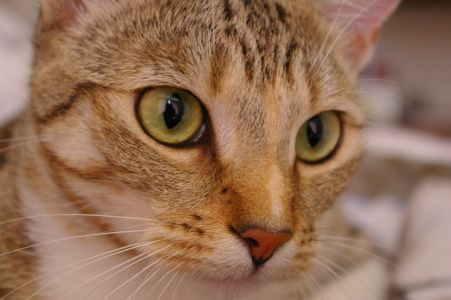
#> input picture videos/jpeg/data/cat_q80.jpg, 451 x 300 px
$ python jpeganalyze.py ../data/cat_q80.jpg
#> lines starting #> are read from the running program, lines starting #| are printed output that depends on the picture
"""ベースライン JPEG を自前で読む（画面の数字はすべてここから）。

uv run python tools/jpeganalyze.py data/cat_q80.jpg   → 要約を表示し build/analysis/<name>.json を書く

- マーカーの並び（位置・名前・長さ）
- 量子化表（DQT）・ハフマン表（DHT）・画像の大きさと色の間引き（SOF0）
- エントロピー符号を解いて、全ブロックの量子化後の係数（ジグザグ順）を取り出す
- それを逆量子化・逆DCTして画素に戻す（Pillow の復号と比べて検算）
"""
import json
import sys
from pathlib import Path

import numpy as np

ROOT = Path(__file__).resolve().parent.parent

MARKERS = {0xD8: "SOI", 0xD9: "EOI", 0xDB: "DQT", 0xC4: "DHT", 0xC0: "SOF0", 0xDA: "SOS", 0xDD: "DRI",
           0xFE: "COM", **{0xE0 + i: f"APP{i}" for i in range(16)}}

# ジグザグ順 k → (行, 列)
ZIGZAG = sorted(((r, c) for r in range(8) for c in range(8)),
                key=lambda rc: (rc[0] + rc[1], rc[0] if (rc[0] + rc[1]) % 2 else rc[1]))


def dct_basis():
    """B[u, v, y, x]：周波数 (u=縦, v=横) の模様"""
    n = np.arange(8)
    c = np.array([np.sqrt(1 / 8)] + [np.sqrt(2 / 8)] * 7)
    C = c[:, None] * np.cos((2 * n[None, :] + 1) * n[:, None] * np.pi / 16)  # C[u, y]
    return np.einsum("uy,vx->uvyx", C, C)


BASIS = dct_basis()


def dct2(block):
    """8×8（-128 済み）→ 係数 F[u, v]（JPEG と同じ正規化）"""
    return np.einsum("uvyx,yx->uv", BASIS, block)


def idct2(F):
    return np.einsum("uvyx,uv->yx", BASIS, F)


def parse(data):
    segs, i = [], 2
    assert data[:2] == b"\xff\xd8"
    segs.append(dict(name="SOI", offset=0, length=2))
    out = dict(qt={}, ht={}, segments=segs)
    while i < len(data):
        assert data[i] == 0xFF, i
        m = data[i + 1]
        if m == 0xD9:
            segs.append(dict(name="EOI", offset=i, length=2))
            break
        L = int.from_bytes(data[i + 2:i + 4], "big")
        body = data[i + 4:i + 2 + L]
        name = MARKERS.get(m, f"FF{m:02X}")
        seg = dict(name=name, offset=i, length=L + 2)
        segs.append(seg)
        if name == "DQT":
            p = 0
            while p < len(body):
                pq, tq = body[p] >> 4, body[p] & 15
                assert pq == 0
                out["qt"][tq] = list(body[p + 1:p + 65])  # ジグザグ順
                p += 65
            seg["tables"] = sorted(out["qt"])
        elif name == "DHT":
            p = 0
            seg["tables"] = []
            while p < len(body):
                tc, th = body[p] >> 4, body[p] & 15
                counts = list(body[p + 1:p + 17])
                n = sum(counts)
                syms = list(body[p + 17:p + 17 + n])
                out["ht"][(tc, th)] = (counts, syms)
                seg["tables"].append(("DC" if tc == 0 else "AC") + str(th))
                p += 17 + n
        elif name == "SOF0":
            out["precision"] = body[0]
            out["height"] = int.from_bytes(body[1:3], "big")
            out["width"] = int.from_bytes(body[3:5], "big")
            nc = body[5]
            out["comps"] = [dict(id=body[6 + 3 * k], h=body[7 + 3 * k] >> 4, v=body[7 + 3 * k] & 15,
                                 tq=body[8 + 3 * k]) for k in range(nc)]
        elif name == "SOS":
            ns = body[0]
            sel = {body[1 + 2 * k]: (body[2 + 2 * k] >> 4, body[2 + 2 * k] & 15) for k in range(ns)}
            for c in out["comps"]:
                c["td"], c["ta"] = sel[c["id"]]
            # エントロピー符号の範囲（次のマーカーまで。FF00 は FF）
            j = i + 2 + L
            k = j
            while not (data[k] == 0xFF and data[k + 1] not in (0x00,) and not 0xD0 <= data[k + 1] <= 0xD7):
                k += 1
            seg["scan_offset"], seg["scan_length"] = j, k - j
            out["scan"] = (j, k)
            i = k
            continue
        elif name == "DRI":
            assert int.from_bytes(body[:2], "big") == 0, "restart 非対応"
        i += 2 + L
    return out


def huff_lookup(counts, syms):
    """(長さ, 符号) → 記号"""
    code, k, table = 0, 0, {}
    for L in range(1, 17):
        for _ in range(counts[L - 1]):
            table[(L, code)] = syms[k]
            k += 1
            code += 1
        code <<= 1
    return table


def codes_of(counts, syms):
    """記号 → 符号の文字列"""
    return {s: format(c, f"0{L}b") for (L, c), s in huff_lookup(counts, syms).items()}


class Bits:
    def __init__(self, data, a, b):
        raw = data[a:b].replace(b"\xff\x00", b"\xff")
        self.bits = np.unpackbits(np.frombuffer(raw, np.uint8))
        self.p = 0

    def read(self, n):
        v = 0
        for _ in range(n):
            v = (v << 1) | int(self.bits[self.p])
            self.p += 1
        return v


def extend(v, t):
    return v if t == 0 or v >= (1 << (t - 1)) else v - (1 << t) + 1


def decode(data, info):
    tabs = {k: huff_lookup(*v) for k, v in info["ht"].items()}
    bs = Bits(data, *info["scan"])
    comps = info["comps"]
    hmax, vmax = max(c["h"] for c in comps), max(c["v"] for c in comps)
    mcux = -(-info["width"] // (8 * hmax))
    mcuy = -(-info["height"] // (8 * vmax))
    coef = [np.zeros((mcuy * c["v"], mcux * c["h"], 64), int) for c in comps]
    pred = [0] * len(comps)
    stats = dict(dc_bits=0, ac_bits=0, eob=0, zrl=0, ac_symbols=0, dc_symbols=0)

    def sym(tab):
        L, code = 0, 0
        while True:
            code = (code << 1) | bs.read(1)
            L += 1
            if (L, code) in tab:
                return tab[(L, code)], L

    for my in range(mcuy):
        for mx in range(mcux):
            for ci, c in enumerate(comps):
                for by in range(c["v"]):
                    for bx in range(c["h"]):
                        zz = np.zeros(64, int)
                        t, L = sym(tabs[(0, c["td"])])
                        diff = extend(bs.read(t), t)
                        stats["dc_bits"] += L + t
                        stats["dc_symbols"] += 1
                        pred[ci] += diff
                        zz[0] = pred[ci]
                        k = 1
                        while k < 64:
                            rs, L = sym(tabs[(1, c["ta"])])
                            r, s = rs >> 4, rs & 15
                            stats["ac_bits"] += L + s
                            stats["ac_symbols"] += 1
                            if s == 0:
                                if r == 15:
                                    stats["zrl"] += 1
                                    k += 16
                                    continue
                                stats["eob"] += 1
                                break
                            k += r
                            zz[k] = extend(bs.read(s), s)
                            k += 1
                        coef[ci][my * c["v"] + by, mx * c["h"] + bx] = zz
    return coef, stats


def to_block(zz):
    """ジグザグ順 64 → 8×8"""
    b = np.zeros((8, 8), zz.dtype)
    for k, (r, c) in enumerate(ZIGZAG):
        b[r, c] = zz[k]
    return b


def reconstruct(info, coef):
    """逆量子化 → 逆DCT → +128 → 色の間引きを戻す → RGB（JFIF の式）"""
    comps = info["comps"]
    hmax, vmax = max(c["h"] for c in comps), max(c["v"] for c in comps)
    planes = []
    for c, cf in zip(comps, coef):
        q = to_block(np.array(info["qt"][c["tq"]]))
        by, bx = cf.shape[:2]
        pl = np.zeros((by * 8, bx * 8))
        for y in range(by):
            for x in range(bx):
                pl[y * 8:y * 8 + 8, x * 8:x * 8 + 8] = idct2(to_block(cf[y, x]) * q) + 128
        pl = pl.repeat(vmax // c["v"], 0).repeat(hmax // c["h"], 1)
        planes.append(pl[:info["height"], :info["width"]])
    Y, Cb, Cr = planes
    rgb = np.stack([Y + 1.402 * (Cr - 128),
                    Y - 0.344136 * (Cb - 128) - 0.714136 * (Cr - 128),
                    Y + 1.772 * (Cb - 128)], -1)
    return np.clip(np.round(rgb), 0, 255).astype(np.uint8)


def rgb_to_ycc(rgb):
    rgb = rgb.astype(float)
    R, G, B = rgb[..., 0], rgb[..., 1], rgb[..., 2]
    Y = 0.299 * R + 0.587 * G + 0.114 * B
    Cb = -0.168736 * R - 0.331264 * G + 0.5 * B + 128
    Cr = 0.5 * R - 0.418688 * G - 0.081312 * B + 128
    return np.stack([Y, Cb, Cr], -1)


def analyze(path):
    path = Path(path)
    data = path.read_bytes()
    info = parse(data)
    coef, stats = decode(data, info)
    rgb = reconstruct(info, coef)
    from PIL import Image
    ref = np.asarray(Image.open(path).convert("RGB")).astype(int)
    diff = np.abs(ref - rgb.astype(int))
    zeros = [int((cf[..., 1:] == 0).sum()) for cf in coef]
    total_ac = [int(cf[..., 1:].size) for cf in coef]
    seg_sizes = {}
    for s in info["segments"]:
        seg_sizes[s["name"]] = seg_sizes.get(s["name"], 0) + s["length"]
    a, b = info["scan"]
    summary = dict(
        file=path.name, file_bytes=len(data), width=info["width"], height=info["height"],
        raw_bytes=info["width"] * info["height"] * 3,
        comps=[dict(id=c["id"], h=c["h"], v=c["v"], tq=c["tq"], blocks=int(cf.shape[0] * cf.shape[1]))
               for c, cf in zip(info["comps"], coef)],
        qt={str(k): v for k, v in info["qt"].items()},
        segments=[{k: v for k, v in s.items()} for s in info["segments"]],
        seg_sizes=seg_sizes, scan_bytes=b - a,
        ac_zero=zeros, ac_total=total_ac,
        stats=stats,
        max_diff_vs_pillow=int(diff.max()), mean_diff_vs_pillow=float(diff.mean()),
    )
    return summary, info, coef, rgb


def main():
    for p in sys.argv[1:]:
        s, *_ = analyze(p)
#> in analyze, `diff = np.abs(ref - rgb.astype(int))`:
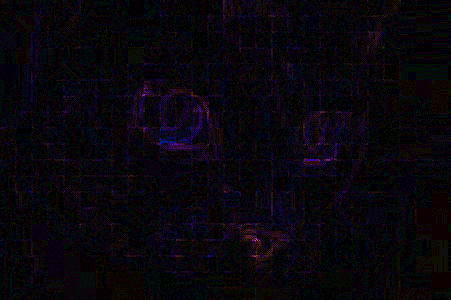
#> diff: shape (300, 451, 3) int64; mean R, G, B 0.594, 0.364, 0.801; drawn with min black and max white
#> in analyze, `summary = dict( file=path.name, file_bytes=len(data), width=info["widt..`: summary = 15 items
#> s = 15 items
        out = ROOT / "build/analysis" / (Path(p).stem + ".json")
        out.parent.mkdir(parents=True, exist_ok=True)
        out.write_text(json.dumps(s, ensure_ascii=False, indent=1))
        print(p, s["file_bytes"], "bytes", f'{s["width"]}x{s["height"]}', "raw", s["raw_bytes"],
              "zeros", [f"{z / t:.1%}" for z, t in zip(s["ac_zero"], s["ac_total"])],
              "diff max", s["max_diff_vs_pillow"], "mean", round(s["mean_diff_vs_pillow"], 3))
#| ../data/cat_q80.jpg 23693 bytes 451x300 raw 405900 zeros ['80.5%', '96.1%', '97.0%'] diff max 16 mean 0.586
        print("  ", " ".join(f'{x["name"]}({x["length"]})' for x in s["segments"]))
#|    SOI(2) APP0(18) DQT(69) DQT(69) SOF0(19) DHT(33) DHT(183) DHT(33) DHT(183) SOS(14) EOI(2)


if __name__ == "__main__":
    main()
